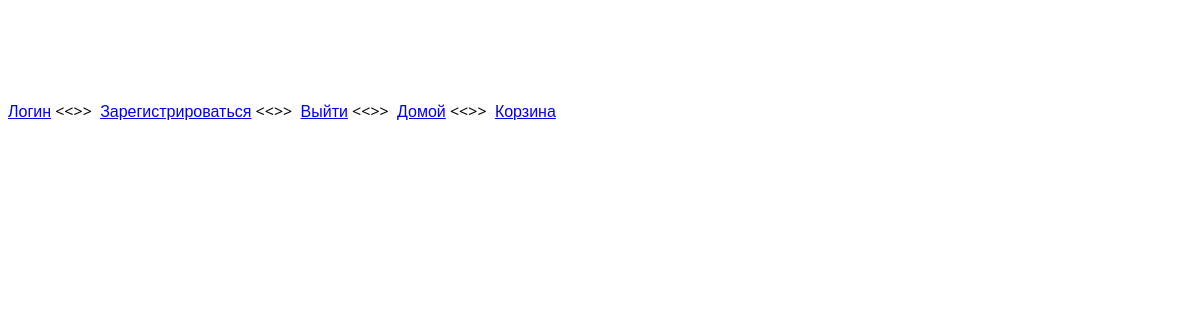
/order/ (signed in), run on an earlier commit of the app's database.
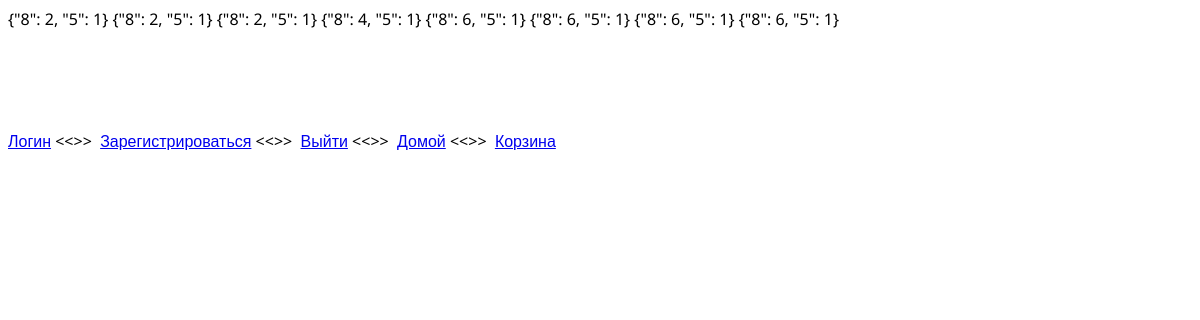
And on a later commit of the database.
### market/models.py (models this page shows, shortened)
class Order(models.Model):
    cart = models.CharField(max_length=1000)
    user = models.ForeignKey(User, on_delete=models.CASCADE)

### market/views.py (the view)
# urls.py: path('order/', views.order, name='order'),
def order(request):
    template = 'orders.html'
    if request.method == 'POST':
        cart = request.session.get('cart')
        cart = json.dumps(cart)
        user = request.user
        new_order = Order(cart=cart, user=user)
        new_order.save()
        request.session['cart'].clear()
        request.session.modified = True
        context = {'orders': ''}
        return render(request, template, context)
    else:
        user = request.user
        orders = Order.objects.filter(user=user).all()
        context = {'orders': orders}
        return render(request, template, context)

### market/templates/orders.html
{% extends 'base.html' %}
    {% block content %}
        {% if orders %}
            {% for order in orders %}
                {{ order.cart }}
            {% endfor %}
        {% endif %}
    {% endblock %}

### market/templates/base.html (shortened to what this page needs)
{% load static %}
<!DOCTYPE html>
<html lang="en">
<head>
    <link rel="stylesheet" type="text/css" href="{% static 'market/style.css' %}">
</head>
<body>
    {% block content %}
    {% endblock %}
    <div class="footer">
        <a href="{% url 'login' %}">Логин</a> &lt;&lt;&gt;&gt;&nbsp;
        <a href="{% url 'signup' %}">Зарегистрироваться</a> &lt;&lt;&gt;&gt;&nbsp;
        <a href="{% url 'logout' %}">Выйти</a> &lt;&lt;&gt;&gt;&nbsp;
        <a href="{% url 'home' %}">Домой</a> &lt;&lt;&gt;&gt;&nbsp;
        <a href="{% url 'cart' %}">Корзина</a>
    </div>
</body>
</html>

### market/static/market/style.css (style rules this page uses)
body { font-family: 'Noto Sans', sans-serif; }
div.footer { margin-top: 100px; }

What changed in the data, as far as the page shows it:
added Order: cart "{\"8\": 2, \"5\": 1}"
added Order: cart "{\"8\": 2, \"5\": 1}"
added Order: cart "{\"8\": 2, \"5\": 1}"
added Order: cart "{\"8\": 4, \"5\": 1}"
added Order: cart "{\"8\": 6, \"5\": 1}"
added Order: cart "{\"8\": 6, \"5\": 1}"
added Order: cart "{\"8\": 6, \"5\": 1}"
added Order: cart "{\"8\": 6, \"5\": 1}"
